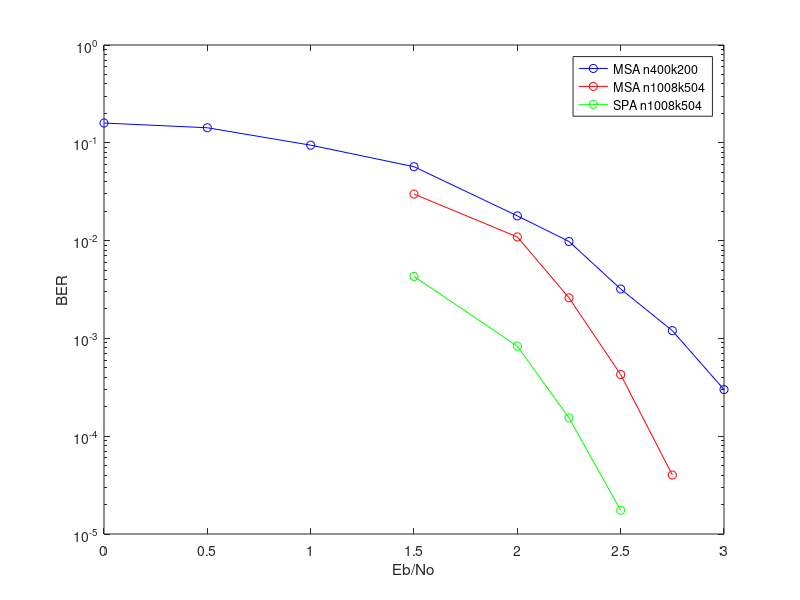

MATLAB code to generate this figure:
title('SPA vs MSA')

%% MSA
ber=[0	0.5	1	1.5	2	2.25	2.5	2.75	3]
n400k200=[0.1593	0.1425	0.0946	0.057	0.0179	0.0098	0.0032	0.0012	0.0003]
semilogy(ber, n400k200,'b-o')
hold on

ber=[1.5	2	2.25	2.5	2.75]
n1008k504=[0.0299	0.0109	0.0026	0.00042685	0.000040098]
semilogy(ber, n1008k504,'r-o')
hold on

xlabel('Eb/No')
ylabel('BER')

%% SPA
%ber=[0	0.5	1	1.5	2	2.25	2.5	2.75	3]
%n400k200=[0.1254	0.0968	0.0652	0.0267	0.0088	0.0045	0.0019	0.00051	0.000043832]
%semilogy(ber, n400k200,'k-o')
%hold on

ber=[1.5	2	2.25	2.5] 
n1008k504=[0.0043	0.00083305	0.00015363	0.000017479]
semilogy(ber, n1008k504,'g-o')
hold on

legend('MSA n400k200','MSA n1008k504','SPA n1008k504')
